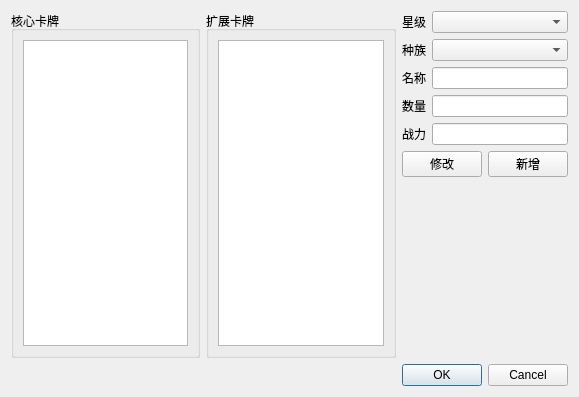
<?xml version="1.0" encoding="UTF-8"?>
<ui version="4.0">
 <class>PackManagerDialog</class>
 <widget class="QDialog" name="PackManagerDialog">
  <property name="geometry">
   <rect>
    <x>0</x>
    <y>0</y>
    <width>579</width>
    <height>397</height>
   </rect>
  </property>
  <property name="windowTitle">
   <string>Dialog</string>
  </property>
  <layout class="QVBoxLayout" name="verticalLayout_6">
   <item>
    <layout class="QHBoxLayout" name="horizontalLayout_3">
     <item>
      <widget class="QGroupBox" name="groupBox">
       <property name="title">
        <string>核心卡牌</string>
       </property>
       <layout class="QVBoxLayout" name="verticalLayout">
        <item>
         <widget class="QListWidget" name="listWidget"/>
        </item>
       </layout>
      </widget>
     </item>
     <item>
      <widget class="QGroupBox" name="groupBox_2">
       <property name="title">
        <string>扩展卡牌</string>
       </property>
       <layout class="QVBoxLayout" name="verticalLayout_2">
        <item>
         <widget class="QListWidget" name="listWidget_2"/>
        </item>
       </layout>
      </widget>
     </item>
     <item>
      <layout class="QVBoxLayout" name="verticalLayout_5">
       <item>
        <layout class="QHBoxLayout" name="horizontalLayout">
         <item>
          <layout class="QVBoxLayout" name="verticalLayout_3">
           <item>
            <widget class="QLabel" name="label">
             <property name="text">
              <string>星级</string>
             </property>
            </widget>
           </item>
           <item>
            <widget class="QLabel" name="label_2">
             <property name="text">
              <string>种族</string>
             </property>
            </widget>
           </item>
           <item>
            <widget class="QLabel" name="label_3">
             <property name="text">
              <string>名称</string>
             </property>
            </widget>
           </item>
           <item>
            <widget class="QLabel" name="label_4">
             <property name="text">
              <string>数量</string>
             </property>
            </widget>
           </item>
           <item>
            <widget class="QLabel" name="label_5">
             <property name="text">
              <string>战力</string>
             </property>
            </widget>
           </item>
          </layout>
         </item>
         <item>
          <layout class="QVBoxLayout" name="verticalLayout_4">
           <item>
            <widget class="QComboBox" name="comboBox"/>
           </item>
           <item>
            <widget class="QComboBox" name="comboBox_2"/>
           </item>
           <item>
            <widget class="QLineEdit" name="lineEdit"/>
           </item>
           <item>
            <widget class="QLineEdit" name="lineEdit_2"/>
           </item>
           <item>
            <widget class="QLineEdit" name="lineEdit_3"/>
           </item>
          </layout>
         </item>
        </layout>
       </item>
       <item>
        <layout class="QHBoxLayout" name="horizontalLayout_2">
         <item>
          <widget class="QPushButton" name="pushButton">
           <property name="text">
            <string>修改</string>
           </property>
          </widget>
         </item>
         <item>
          <widget class="QPushButton" name="pushButton_2">
           <property name="text">
            <string>新增</string>
           </property>
          </widget>
         </item>
        </layout>
       </item>
       <item>
        <spacer name="verticalSpacer">
         <property name="orientation">
          <enum>Qt::Vertical</enum>
         </property>
         <property name="sizeHint" stdset="0">
          <size>
           <width>20</width>
           <height>40</height>
          </size>
         </property>
        </spacer>
       </item>
      </layout>
     </item>
    </layout>
   </item>
   <item>
    <widget class="QDialogButtonBox" name="buttonBox">
     <property name="orientation">
      <enum>Qt::Horizontal</enum>
     </property>
     <property name="standardButtons">
      <set>QDialogButtonBox::Cancel|QDialogButtonBox::Ok</set>
     </property>
    </widget>
   </item>
  </layout>
 </widget>
 <resources/>
 <connections>
  <connection>
   <sender>buttonBox</sender>
   <signal>accepted()</signal>
   <receiver>PackManagerDialog</receiver>
   <slot>accept()</slot>
   <hints>
    <hint type="sourcelabel">
     <x>248</x>
     <y>254</y>
    </hint>
    <hint type="destinationlabel">
     <x>157</x>
     <y>274</y>
    </hint>
   </hints>
  </connection>
  <connection>
   <sender>buttonBox</sender>
   <signal>rejected()</signal>
   <receiver>PackManagerDialog</receiver>
   <slot>reject()</slot>
   <hints>
    <hint type="sourcelabel">
     <x>316</x>
     <y>260</y>
    </hint>
    <hint type="destinationlabel">
     <x>286</x>
     <y>274</y>
    </hint>
   </hints>
  </connection>
 </connections>
</ui>
